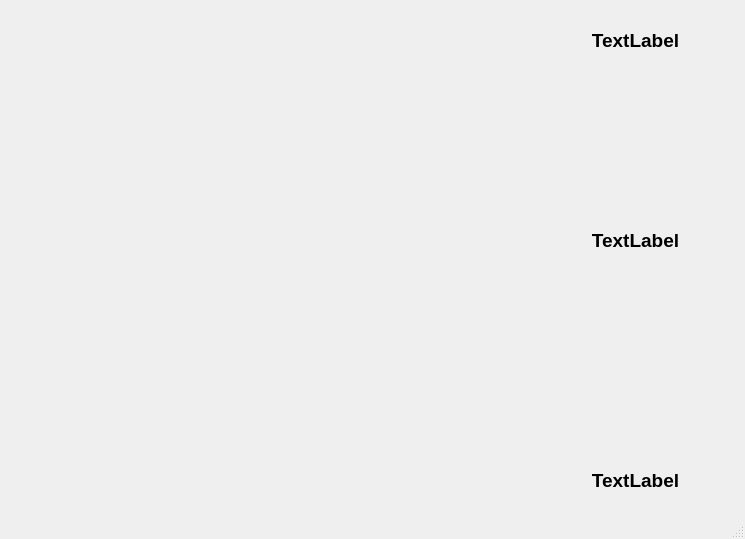
<?xml version="1.0" encoding="UTF-8"?>
<ui version="4.0">
 <class>Tablero</class>
 <widget class="QMainWindow" name="Tablero">
  <property name="geometry">
   <rect>
    <x>0</x>
    <y>0</y>
    <width>745</width>
    <height>539</height>
   </rect>
  </property>
  <property name="windowTitle">
   <string>MainWindow</string>
  </property>
  <widget class="QWidget" name="centralwidget">
   <widget class="QWidget" name="gridLayoutWidget">
    <property name="geometry">
     <rect>
      <x>30</x>
      <y>20</y>
      <width>501</width>
      <height>491</height>
     </rect>
    </property>
    <layout class="QGridLayout" name="gridLayout"/>
   </widget>
   <widget class="QLabel" name="lblPlayerNegro">
    <property name="geometry">
     <rect>
      <x>540</x>
      <y>30</y>
      <width>191</width>
      <height>20</height>
     </rect>
    </property>
    <property name="font">
     <font>
      <pointsize>14</pointsize>
      <weight>75</weight>
      <bold>true</bold>
     </font>
    </property>
    <property name="text">
     <string>TextLabel</string>
    </property>
    <property name="alignment">
     <set>Qt::AlignCenter</set>
    </property>
   </widget>
   <widget class="QLabel" name="lblPlayerBlancas">
    <property name="geometry">
     <rect>
      <x>540</x>
      <y>470</y>
      <width>191</width>
      <height>20</height>
     </rect>
    </property>
    <property name="font">
     <font>
      <pointsize>14</pointsize>
      <weight>75</weight>
      <bold>true</bold>
     </font>
    </property>
    <property name="text">
     <string>TextLabel</string>
    </property>
    <property name="alignment">
     <set>Qt::AlignCenter</set>
    </property>
   </widget>
   <widget class="QLabel" name="lblTurno">
    <property name="geometry">
     <rect>
      <x>540</x>
      <y>230</y>
      <width>191</width>
      <height>20</height>
     </rect>
    </property>
    <property name="font">
     <font>
      <pointsize>14</pointsize>
      <weight>75</weight>
      <bold>true</bold>
     </font>
    </property>
    <property name="text">
     <string>TextLabel</string>
    </property>
    <property name="alignment">
     <set>Qt::AlignCenter</set>
    </property>
   </widget>
  </widget>
  <widget class="QMenuBar" name="menubar">
   <property name="geometry">
    <rect>
     <x>0</x>
     <y>0</y>
     <width>745</width>
     <height>21</height>
    </rect>
   </property>
  </widget>
  <widget class="QStatusBar" name="statusbar"/>
 </widget>
 <resources/>
 <connections/>
</ui>
